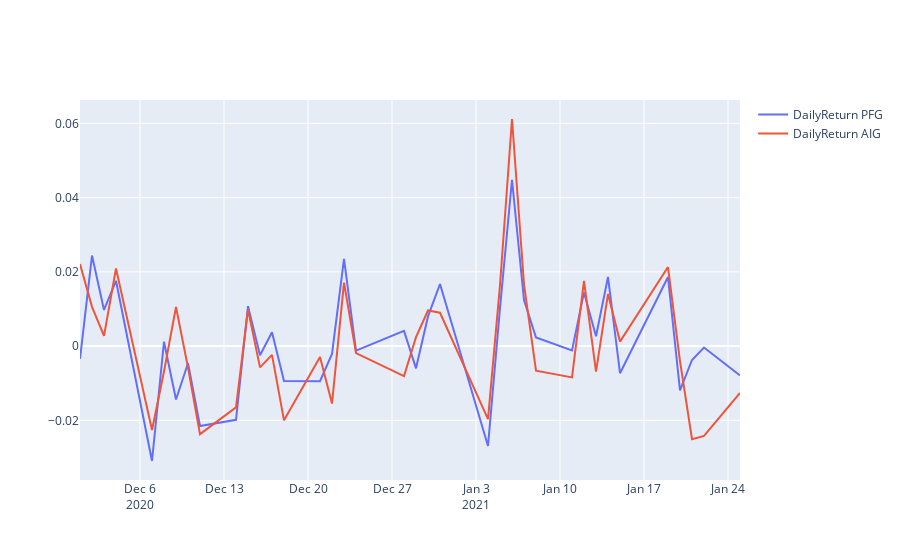

The notebook cell this image was saved under:
### Code cell
fig = go.Figure()
fig.add_trace(go.Scatter(x=PFG.Date, y=PFG.DailyReturn,
                    mode='lines',
                    name='DailyReturn PFG'))
fig.add_trace(go.Scatter(x=AIG.Date, y=AIG.DailyReturn,
                    mode='lines',
                    name='DailyReturn AIG'))
